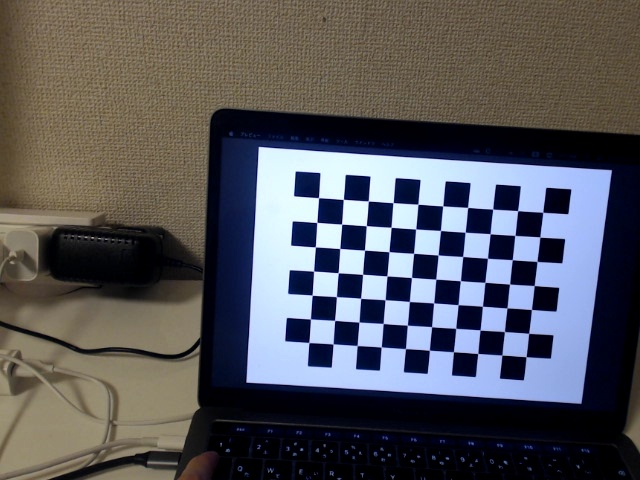
#> input picture stereo_camera/images/20230805-213149-Left.jpg, 640 x 480 px, given in place of the camera
$ python stereo.py   (older library calls are emulated)
#> lines starting #> are read from the running program, lines starting #| are printed output that depends on the picture

# import sys
# sys.path.remove('/opt/ros/kinetic/lib/python2.7/dist-packages')

import numpy as np
import cv2
import json
import sys

# from lib.extended_json import ExtendedJsonEncoder

"""
CONFIG
"""
# [5 lines of commented-out code are left out]


"""
"""

def load_caliblation_data(width, height):
#> called with width = 640, height = 480
    CALIBRATION_DATA = "stereo_calibration_data.json"
    print("load calibaration data")

    fr = open(CALIBRATION_DATA, 'r')
#> (reads src/stereo_calibration_data.json from the repository)
#> in test, framel is the input picture: shape (480, 640, 3); mean B, G, R 91.6, 86.7, 87
    calibration_data = json.load(fr)

    cameramatrixl = np.array(calibration_data['cameramatrixl'])
    cameramatrixr = np.array(calibration_data['cameramatrixr'])
    distcoeffsl = np.array(calibration_data['distcoeffsl'])
    distcoeffsr = np.array(calibration_data['distcoeffsr'])
    R = np.array(calibration_data['R'])
    T = np.array(calibration_data['T'])

    print("End load calibaration data")

    # SGBM Parameters -----------------
    # wsize default 3; 5; 7 for SGBM reduced size image; 15 for SGBM full size. image (1300px and above); 5 Works nicely
    window_size = 11
    min_disp = 4
    num_disp = 128  # max_disp has to be dividable by 16 f. E. HH 192, 256
    left_matcher = cv2.StereoSGBM_create(
        minDisparity=min_disp,  # 視差の下限
        numDisparities=num_disp,  # 視差の上限
        blockSize=window_size,  # 窓サイズ 3..11
        P1=8 * 3 * window_size**2,  # 視差の滑らかさを制御するパラメータ1
        P2=32 * 3 * window_size**2,  # 視差の滑らかさを制御するパラメータ2
        disp12MaxDiff=1,
        uniquenessRatio=15,
        speckleWindowSize=50,  # 視差の滑らかさの最大サイズ. 50-100
        speckleRange=2,  # 視差の最大変化量. 1 or 2
        preFilterCap=63,
        mode=cv2.STEREO_SGBM_MODE_SGBM_3WAY
    )

    right_matcher = cv2.ximgproc.createRightMatcher(left_matcher)

    # FILTER Parameters
    lmbda = 80000
    sigma = 1.2
    visual_multiplier = 1.0

    wls_filter = cv2.ximgproc.createDisparityWLSFilter(matcher_left=left_matcher)
    wls_filter.setLambda(lmbda)
    wls_filter.setSigmaColor(sigma)

    # 平行化変換のためのRとPおよび3次元変換行列Qを求める
    flags = 0
    alpha = 1
    R1, R2, P1, P2, Q, validPixROI1, validPixROI2 = cv2.stereoRectify(
        cameramatrixl, distcoeffsl, cameramatrixr, distcoeffsr, (width, height), R, T, flags, alpha, (width, height))

    # 平行化変換マップを求める
    m1type = cv2.CV_32FC1
    map1_l, map2_l = cv2.initUndistortRectifyMap(
        cameramatrixl, distcoeffsl, R1, P1, (width, height), m1type)  # m1type省略不可
    map1_r, map2_r = cv2.initUndistortRectifyMap(
        cameramatrixr, distcoeffsr, R2, P2, (width, height), m1type)

    return map1_l, map2_l, map1_r, map2_r, wls_filter, left_matcher, right_matcher


def depth_estimate(framel, framer, map1_l, map2_l, map1_r, map2_r, wls_filter, left_matcher, right_matcher):

    framel_gray = cv2.cvtColor(framel, cv2.COLOR_BGR2GRAY)
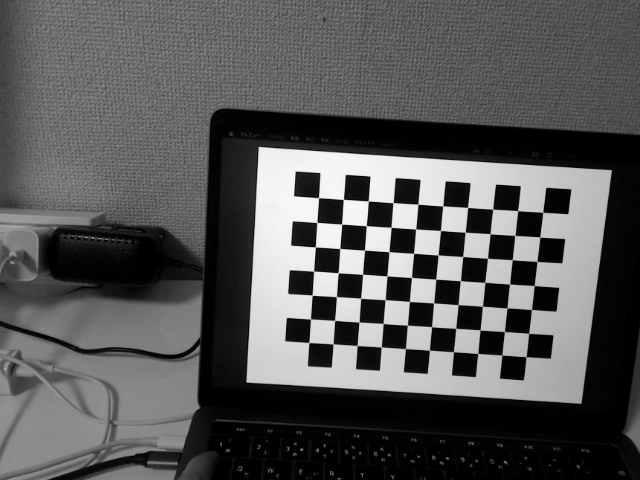
#> framel_gray: shape (480, 640); min 0, max 250, mean 87.3
    framer_gray = cv2.cvtColor(framer, cv2.COLOR_BGR2GRAY)


    # ReMapにより平行化を行う
    interpolation = cv2.INTER_NEAREST  # INTER_RINEARはなぜか使えない
    framel_gray = cv2.remap(framel_gray, map1_l, map2_l,
                        interpolation)  # interpolation省略不可
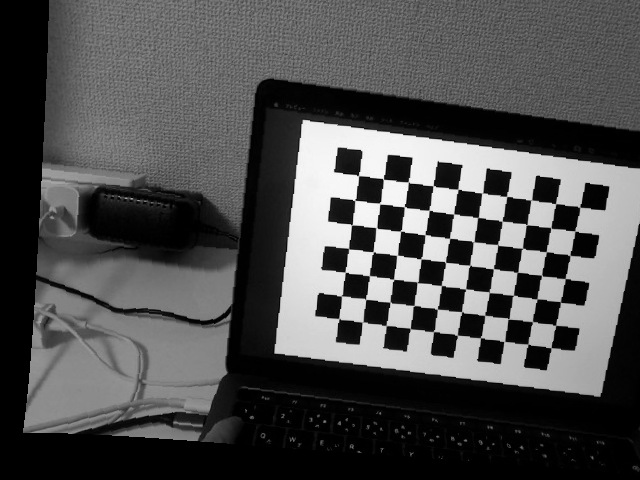
#> framel_gray: shape (480, 640); min 0, max 250, mean 79.4
    framer_gray = cv2.remap(framer_gray, map1_r, map2_r, interpolation)

    framel_gray = cv2.GaussianBlur(framel_gray, (5, 5), 0)
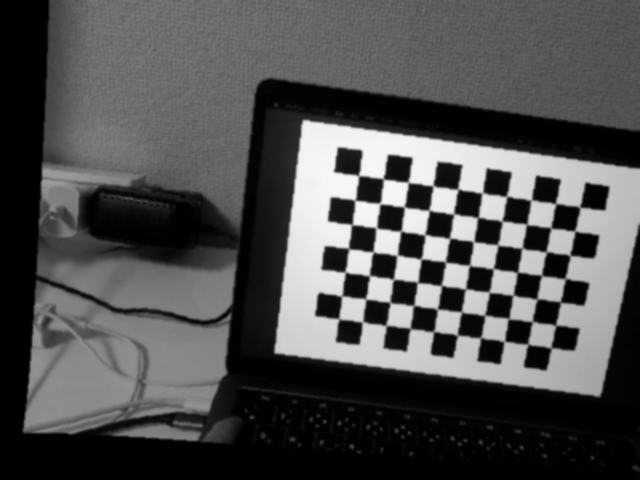
#> framel_gray: shape (480, 640); min 0, max 247, mean 79.4
    framer_gray = cv2.GaussianBlur(framer_gray, (5, 5), 0)
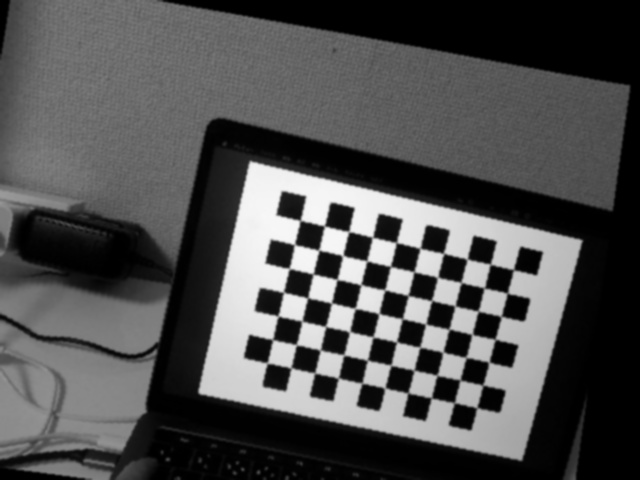
#> framer_gray: shape (480, 640); min 0, max 247, mean 80.1

    # [5 lines of commented-out code are left out]

    displ = left_matcher.compute(framel_gray, framer_gray)
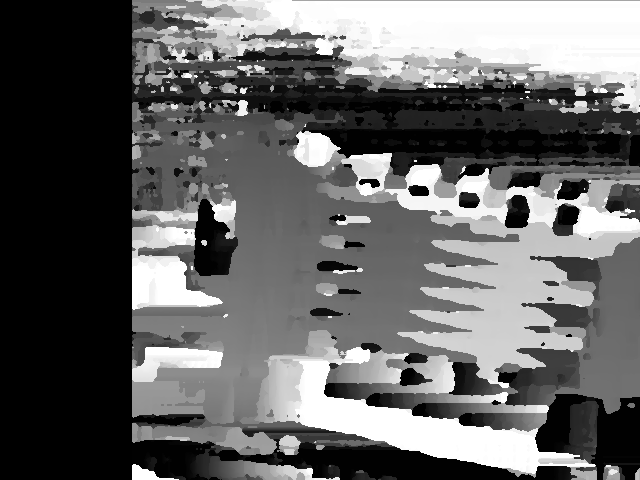
#> displ: shape (480, 640) int16; min 48, max 2096, mean 865.3; drawn with min black and max white
    dispr = right_matcher.compute(framer_gray, framel_gray)
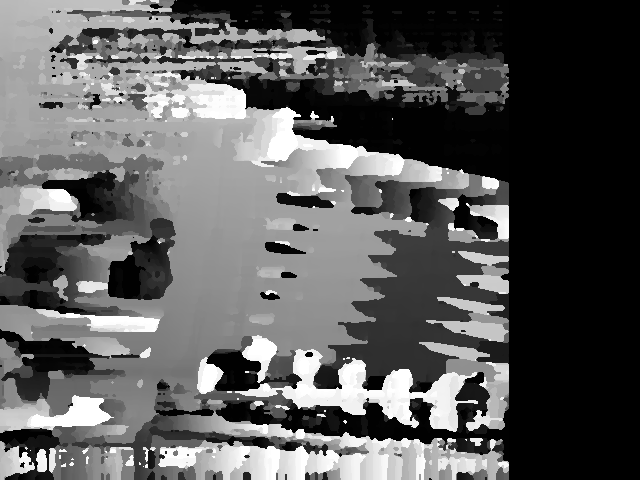
#> dispr: shape (480, 640) int16; min -2112, max -64, mean -1378.2; drawn with min black and max white
    # displ = left_matcher.compute(imgl, imgr)
    # dispr = right_matcher.compute(imgr, imgl)

    # cv2.imshow("Disparity", (displ.astype(
    #     np.float32) / 16.0 - min_disp) / num_disp)

    displ = np.int16(displ)
    dispr = np.int16(dispr)

    depth_map = wls_filter.filter(displ, framel, None, dispr)
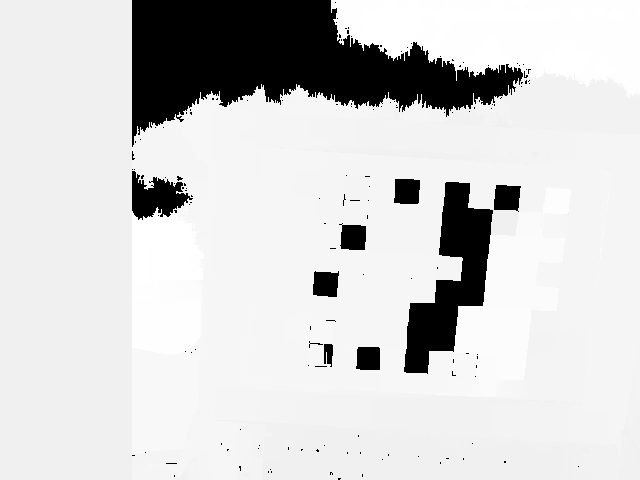
#> depth_map: shape (480, 640) int16; min -32768, max 2096, mean -3859; drawn with min black and max white


    return framel_gray, framer_gray, depth_map


def test():
    L_CAMERA_DEVISE = 0
    R_CAMERA_DEVICE = 1
    WIDTH = 640
    HEIGHT = 480

    capl = cv2.VideoCapture(L_CAMERA_DEVISE)
    capr = cv2.VideoCapture(R_CAMERA_DEVICE)

    capl.set(cv2.CAP_PROP_FRAME_WIDTH, WIDTH)
    capl.set(cv2.CAP_PROP_FRAME_HEIGHT, HEIGHT)
    capr.set(cv2.CAP_PROP_FRAME_WIDTH, WIDTH)
    capr.set(cv2.CAP_PROP_FRAME_HEIGHT, HEIGHT)

    capl.set(cv2.CAP_PROP_AUTO_EXPOSURE, 0)
    capr.set(cv2.CAP_PROP_AUTO_EXPOSURE, 0)
    capl.set(cv2.CAP_PROP_EXPOSURE, -5)
    capr.set(cv2.CAP_PROP_EXPOSURE, -5)


    map1_l, map2_l, map1_r, map2_r, wls_filter, left_matcher, right_matcher = load_caliblation_data(WIDTH, HEIGHT)

    while True:
        retl, framel = capl.read()
        retr, framer = capr.read()

        if not retl or not retr:
            print('No more frames')
            break

        framel_gray, framer_gray, filtered_frame = depth_estimate(framel, framer, map1_l, map2_l, map1_r, map2_r, wls_filter, left_matcher, right_matcher)

#> (the run stopped early here; a loop or call above may not have finished)
